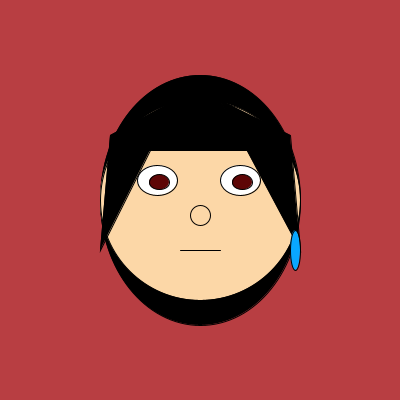
Frame 1 (no input)
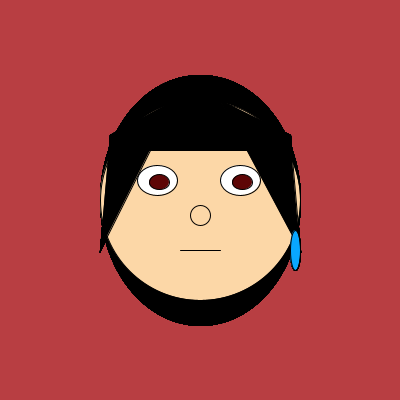
Frame 60 (the mouse pressed at the canvas centre just before this capture)
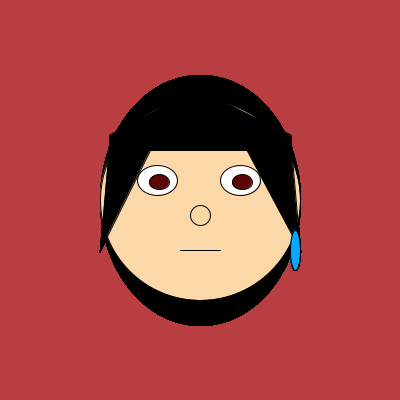
Frame 120 (the mouse held since frame 60 and released just before this capture)

The Processing sketch that drew these frames (run headless with seeded random() and noise(); from frame 60 on, the mouse is pressed at the canvas centre):

// Processing sketch: sketch_220421a
// ── sketch_220421a.pde
void setup(){
  size(400,400);
  background(184, 62, 66);
}
void draw(){
  fill(0,0,0);
  ellipse(200,200,200,250);
  fill(252, 215, 167); //color piel
  ellipse(200, 200, 200, 200);
  fill(255, 255, 255);
  ellipse(157, 180, 40, 30);
  ellipse(240, 180, 40, 30);
  fill(94, 6, 6);
  ellipse(159, 182, 20, 15);
  ellipse(242, 182, 20, 15);
  fill(252, 215, 167);
  ellipse(200,215,20,20);
  line(180, 250, 220, 250); 
  fill(0, 0, 0);
  triangle(110,135,100,250,175,100);
 triangle(290,135,300,250,220,100);
 quad(170,100,220,100,250,150,140,150);
 fill(9,167,255);
 ellipse(295,250,10,40);
}
